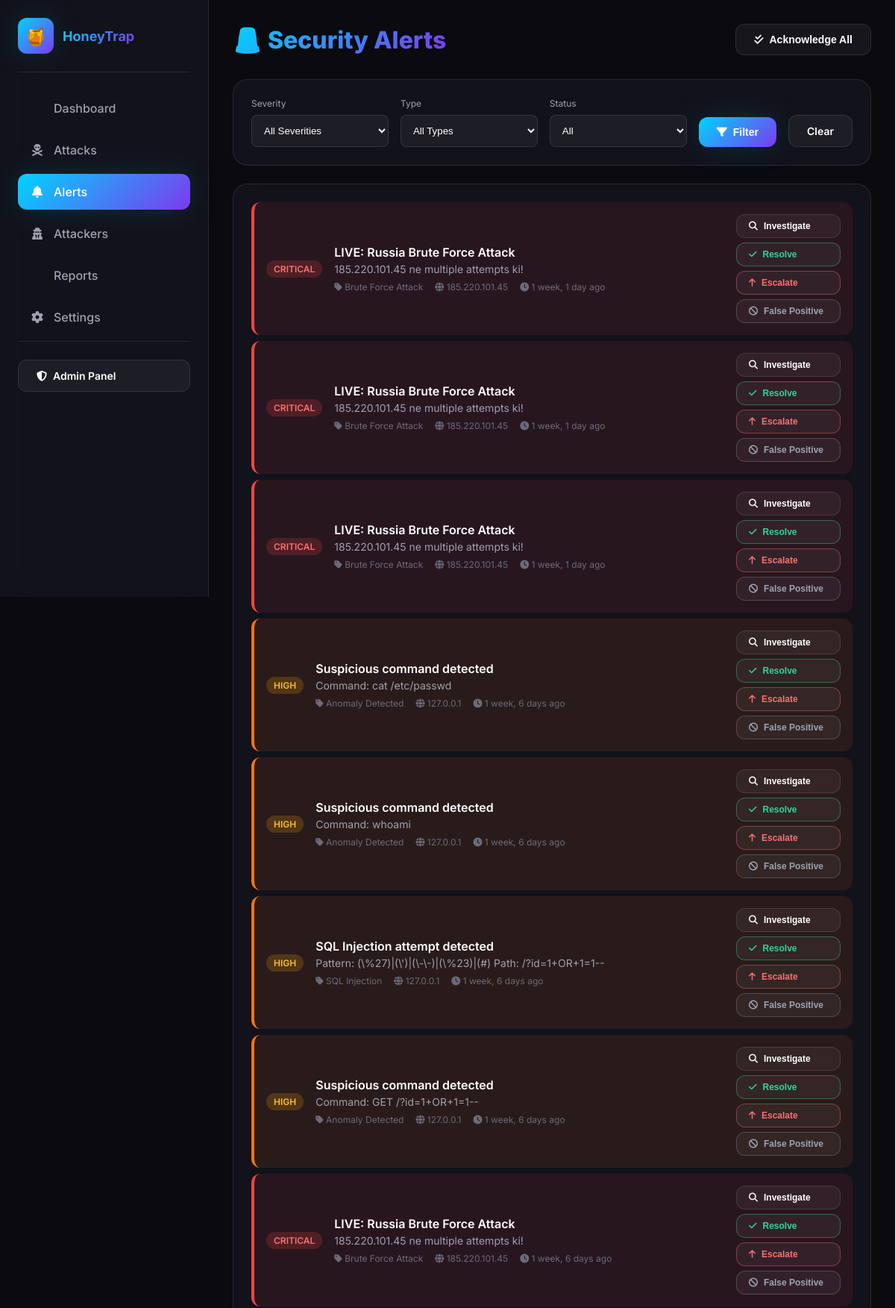
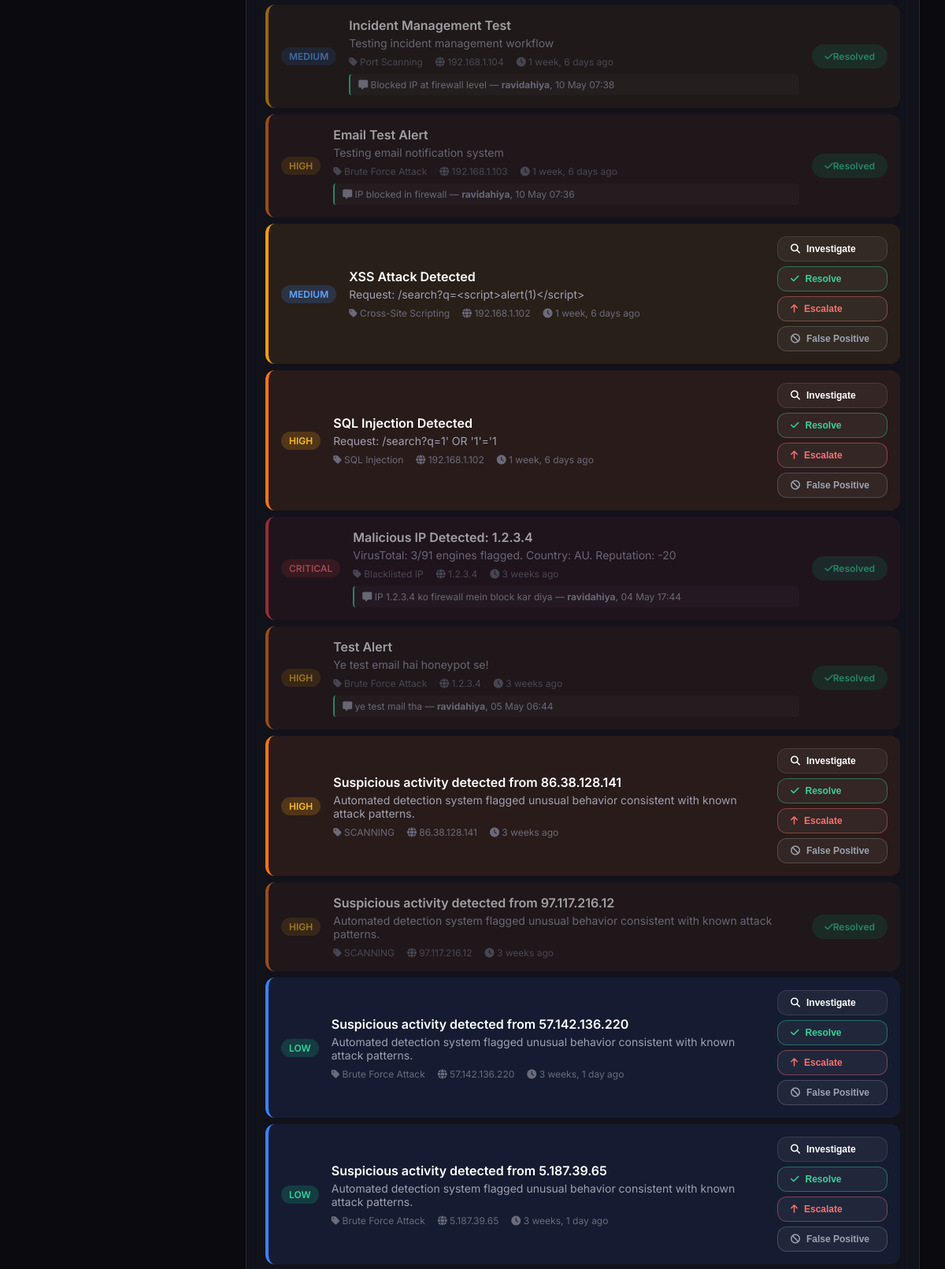
The app's page /alerts/ (upper part) with its own data (2 pictures, top to bottom).
### dashboard/models.py (models this page shows, shortened)
class Alert(models.Model):
    ALERT_TYPES = [
        ('BRUTE_FORCE', 'Brute Force Attack'),
        ('SQL_INJECTION', 'SQL Injection'),
        ('XSS', 'Cross-Site Scripting'),
        ('MALWARE', 'Malware Upload'),
        ('PORT_SCAN', 'Port Scanning'),
        ('ZERO_DAY', 'Potential Zero-Day'),
        ('ANOMALY', 'Anomaly Detected'),
        ('RATE_LIMIT', 'Rate Limit Exceeded'),
        ('BLACKLIST', 'Blacklisted IP'),
    ]
    SEVERITY_LEVELS = [
        ('INFO', 'Info'),
        ('LOW', 'Low'),
        ('MEDIUM', 'Medium'),
        ('HIGH', 'High'),
        ('CRITICAL', 'Critical'),
    ]
    STATUS_CHOICES = [
        ('OPEN', 'Open'),
        ('INVESTIGATING', 'Investigating'),
        ('RESOLVED', 'Resolved'),
        ('ESCALATED', 'Escalated'),
        ('FALSE_POSITIVE', 'False Positive'),
    ]
    alert_type = models.CharField(max_length=50, choices=ALERT_TYPES)
    severity = models.CharField(max_length=20, choices=SEVERITY_LEVELS)
    title = models.CharField(max_length=200)
    description = models.TextField()
    ip_address = models.GenericIPAddressField(blank=True, null=True)
    timestamp = models.DateTimeField(default=timezone.now, db_index=True)
    is_acknowledged = models.BooleanField(default=False)
    acknowledged_by = models.CharField(max_length=100, blank=True, null=True)
    acknowledged_at = models.DateTimeField(blank=True, null=True)
    status = models.CharField(max_length=20, choices=STATUS_CHOICES, default='OPEN')
    resolved_by = models.CharField(max_length=100, blank=True, null=True)
    resolved_at = models.DateTimeField(blank=True, null=True)
    resolution_note = models.TextField(blank=True, null=True)
    related_connection = models.ForeignKey(Connection, on_delete=models.SET_NULL, null=True, blank=True)
    metadata = models.JSONField(blank=True, null=True)
    class Meta:
        ordering = ['-timestamp']
        indexes = [
            models.Index(fields=['alert_type', 'timestamp']),
            models.Index(fields=['severity', 'is_acknowledged']),
        ]

### dashboard/views.py (the view)
# urls.py: path('alerts/', views.alerts_view, name='alerts'),
def alerts_view(request):
    severity = request.GET.get('severity', '')
    alert_type = request.GET.get('type', '')
    acknowledged = request.GET.get('acknowledged', '')
    alerts = Alert.objects.all()
    if severity:
        alerts = alerts.filter(severity=severity)
    if alert_type:
        alerts = alerts.filter(alert_type=alert_type)
    if acknowledged == 'yes':
        alerts = alerts.filter(is_acknowledged=True)
    elif acknowledged == 'no':
        alerts = alerts.filter(is_acknowledged=False)
    paginator = Paginator(alerts, 50)
    page_number = request.GET.get('page', 1)
    page_obj = paginator.get_page(page_number)
    context = {
        'alerts': page_obj,
        'severity': severity,
        'alert_type': alert_type,
        'acknowledged': acknowledged,
        'severity_choices': Alert.SEVERITY_LEVELS,
        'type_choices': Alert.ALERT_TYPES,
    }
    return render(request, 'dashboard/alerts.html', context)

### dashboard/templates/dashboard/alerts.html (shortened to what this page needs)
{% extends 'base.html' %}
{% block content %}
<div class="page-header">
    <h1 class="page-title">🚨 Security Alerts</h1>
    <div class="header-actions">
        <button class="btn btn-ghost" onclick="acknowledgeAll()">
            <i class="fas fa-check-double"></i> Acknowledge All
        </button>
    </div>
</div>
<div class="card" style="margin-bottom: 24px;">
    <form method="get" style="display: flex; gap: 16px; flex-wrap: wrap; align-items: end;">
        <div style="flex: 1; min-width: 150px;">
            <label style="display: block; margin-bottom: 8px; font-size: 12px; color: var(--text-secondary);">Severity</label>
            <select name="severity" style="width: 100%; padding: 12px; background: var(--bg-glass); border: 1px solid var(--border-color); border-radius: 8px; color: var(--text-primary);">
                <option value="">All Severities</option>
            </select>
        </div>
        <div style="flex: 1; min-width: 150px;">
            <label style="display: block; margin-bottom: 8px; font-size: 12px; color: var(--text-secondary);">Type</label>
            <select name="type" style="width: 100%; padding: 12px; background: var(--bg-glass); border: 1px solid var(--border-color); border-radius: 8px; color: var(--text-primary);">
                <option value="">All Types</option>
            </select>
        </div>
        <div style="flex: 1; min-width: 150px;">
            <label style="display: block; margin-bottom: 8px; font-size: 12px; color: var(--text-secondary);">Status</label>
            <select name="status" style="width: 100%; padding: 12px; background: var(--bg-glass); border: 1px solid var(--border-color); border-radius: 8px; color: var(--text-primary);">
                <option value="">All</option>
            </select>
        </div>
        <button type="submit" class="btn btn-primary"><i class="fas fa-filter"></i> Filter</button>
        <a href="{% url 'dashboard:alerts' %}" class="btn btn-ghost">Clear</a>
    </form>
</div>
<div class="card">
    {% for alert in alerts %}
    <div class="alert-item {{ alert.severity|lower }}" id="alert-{{ alert.id }}"
        style="{% if alert.status == 'RESOLVED' or alert.status == 'FALSE_POSITIVE' %}opacity: 0.6;{% endif %}">
        <div>
            <span class="badge badge-{% if alert.severity == 'CRITICAL' %}danger{% elif alert.severity == 'HIGH' %}warning{% elif alert.severity == 'MEDIUM' %}info{% else %}success{% endif %}">
                {{ alert.severity }}
            </span>
        </div>
        <div style="flex: 1;">
            <div style="font-weight: 600; margin-bottom: 4px;">{{ alert.title }}</div>
            <div style="font-size: 14px; color: var(--text-secondary); margin-bottom: 8px;">
                {{ alert.description|truncatechars:150 }}
            </div>
            <div style="display: flex; gap: 16px; font-size: 12px; color: var(--text-muted); flex-wrap: wrap;">
                <span><i class="fas fa-tag"></i> {{ alert.get_alert_type_display }}</span>
                {% if alert.ip_address %}
                <span><i class="fas fa-globe"></i> {{ alert.ip_address }}</span>
                {% endif %}
                <span><i class="fas fa-clock"></i> {{ alert.timestamp|timesince }} ago</span>
            </div>
            {% if alert.resolution_note %}
            <div style="margin-top: 8px; padding: 6px 10px; background: rgba(255,255,255,0.04); border-left: 2px solid #34d399; border-radius: 4px; font-size: 12px; color: var(--text-secondary);">
                <i class="fas fa-comment-alt"></i> {{ alert.resolution_note }}
                {% if alert.resolved_by %} — <strong>{{ alert.resolved_by }}</strong>{% if alert.resolved_at %}, {{ alert.resolved_at|date:"d M H:i" }}{% endif %}{% endif %}
            </div>
            {% endif %}
        </div>
        <div style="display: flex; flex-direction: column; gap: 6px; align-items: flex-end;">
            {% if alert.status == 'OPEN' %}
                <button class="btn btn-ghost" style="padding: 8px 16px; font-size: 12px; width: 140px;"
                    onclick="quickAction({{ alert.id }}, 'INVESTIGATING')">
                    <i class="fas fa-search"></i> Investigate
                </button>
                <button class="btn btn-ghost" style="padding: 8px 16px; font-size: 12px; width: 140px; color: #34d399; border-color: rgba(52,211,153,0.4);"
                    onclick="openModal({{ alert.id }}, 'RESOLVED')">
                    <i class="fas fa-check"></i> Resolve
                </button>
                <button class="btn btn-ghost" style="padding: 8px 16px; font-size: 12px; width: 140px; color: #f87171; border-color: rgba(248,113,113,0.4);"
                    onclick="openModal({{ alert.id }}, 'ESCALATED')">
                    <i class="fas fa-arrow-up"></i> Escalate
                </button>
                <button class="btn btn-ghost" style="padding: 8px 16px; font-size: 12px; width: 140px; color: #9ca3af; border-color: rgba(156,163,175,0.3);"
                    onclick="quickAction({{ alert.id }}, 'FALSE_POSITIVE')">
                    <i class="fas fa-ban"></i> False Positive
                </button>
            {% elif alert.status == 'RESOLVED' %}
                <span class="badge badge-success" style="padding: 8px 16px; border-radius: 20px;">
                    <i class="fas fa-check"></i> Resolved
                </span>
            {% elif alert.status == 'ESCALATED' %}
                <span class="badge badge-danger" style="padding: 8px 16px; border-radius: 20px;">
                    <i class="fas fa-arrow-up"></i> Escalated
                </span>
            {% elif alert.status == 'FALSE_POSITIVE' %}
                <span class="badge" style="padding: 8px 16px; border-radius: 20px; background: rgba(156,163,175,0.15); color: #9ca3af;">
                    <i class="fas fa-ban"></i> False Positive
                </span>
            {% else %}
                <button class="btn btn-ghost" style="padding: 8px 16px; font-size: 12px;"
                    onclick="acknowledgeAlert({{ alert.id }})">
                    <i class="fas fa-check"></i> Acknowledge
                </button>
            {% endif %}
        </div>
    </div>
    {% empty %}
    <div style="text-align: center; padding: 48px;">
        <i class="fas fa-bell-slash" style="font-size: 48px; color: var(--text-muted); margin-bottom: 16px;"></i>
        <p style="color: var(--text-muted);">No alerts found</p>
    </div>
    {% endfor %}
</div>
{% endblock %}

### dashboard/templates/base.html (style rules this page uses)
:root { --bg-primary: #0a0a0f; --bg-secondary: #12121a; --bg-card: rgba(20, 20, 30, 0.8); --bg-glass: rgba(255, 255, 255, 0.05); --border-color: rgba(255, 255, 255, 0.1); --text-primary: #ffffff; --text-secondary: #a0a0b0; --text-muted: #6b6b7a; --accent-primary: #00d4ff; --accent-secondary: #7c3aed; --accent-success: #10b981; --accent-warning: #f59e0b; --accent-danger: #ef4444; --accent-info: #3b82f6; --gradient-primary: linear-gradient(135deg, #00d4ff 0%, #7c3aed 100%); --gradient-danger: linear-gradient(135deg, #ef4444 0%, #f97316 100%); --shadow-glow: 0 0 40px rgba(0, 212, 255, 0.15); }
* { margin: 0; padding: 0; box-sizing: border-box; }
body { font-family: 'Inter', -apple-system, BlinkMacSystemFont, sans-serif; background: var(--bg-primary); color: var(--text-primary); min-height: 100vh; overflow-x: hidden; }
.page-header { display: flex; justify-content: space-between; align-items: center; margin-bottom: 32px; }
.page-title { font-size: 32px; font-weight: 800; background: var(--gradient-primary); -webkit-background-clip: text; -webkit-text-fill-color: transparent; }
.header-actions { display: flex; gap: 12px; }
.btn { display: inline-flex; align-items: center; gap: 8px; padding: 12px 24px; border-radius: 12px; font-weight: 600; font-size: 14px; border: none; cursor: pointer; transition: all 0.3s ease; text-decoration: none; }
.btn-primary { background: var(--gradient-primary); color: white; box-shadow: var(--shadow-glow); }
.btn-ghost { background: var(--bg-glass); color: var(--text-primary); border: 1px solid var(--border-color); }
.card { background: var(--bg-card); backdrop-filter: blur(20px); border: 1px solid var(--border-color); border-radius: 20px; padding: 24px; transition: all 0.3s ease; }
.alert-item { display: flex; align-items: center; gap: 16px; padding: 16px; border-radius: 12px; margin-bottom: 8px; border-left: 4px solid; }
.alert-item.critical { background: rgba(239, 68, 68, 0.1); border-left-color: var(--accent-danger); }
.alert-item.high { background: rgba(249, 115, 22, 0.1); border-left-color: #f97316; }
.alert-item.medium { background: rgba(245, 158, 11, 0.1); border-left-color: var(--accent-warning); }
.alert-item.low { background: rgba(59, 130, 246, 0.1); border-left-color: var(--accent-info); }
.badge { display: inline-flex; align-items: center; padding: 4px 10px; border-radius: 20px; font-size: 12px; font-weight: 600; }
.badge-success { background: rgba(16, 185, 129, 0.2); color: #34d399; }
.badge-danger { background: rgba(239, 68, 68, 0.2); color: #f87171; }
.badge-warning { background: rgba(245, 158, 11, 0.2); color: #fbbf24; }
.badge-info { background: rgba(59, 130, 246, 0.2); color: #60a5fa; }

### records on screen
Alert: severity "CRITICAL", title "LIVE: Russia Brute Force Attack", description "185.220.101.45 ne multiple attempts ki!", alert_type "Brute Force Attack", ip_address "185.220.101.45", timestamp "1 week, 1 day"
Alert: severity "CRITICAL", title "LIVE: Russia Brute Force Attack", description "185.220.101.45 ne multiple attempts ki!", alert_type "Brute Force Attack", ip_address "185.220.101.45", timestamp "1 week, 1 day"
Alert: severity "CRITICAL", title "LIVE: Russia Brute Force Attack", description "185.220.101.45 ne multiple attempts ki!", alert_type "Brute Force Attack", ip_address "185.220.101.45", timestamp "1 week, 1 day"
Alert: severity "HIGH", title "Suspicious command detected", description "Command: cat /etc/passwd", alert_type "Anomaly Detected", ip_address "127.0.0.1", timestamp "1 week, 6 days"
Alert: severity "HIGH", title "Suspicious command detected", description "Command: whoami", alert_type "Anomaly Detected", ip_address "127.0.0.1", timestamp "1 week, 6 days"
Alert: severity "HIGH", title "SQL Injection attempt detected", description "Pattern: (\\%27)|(\\')|(\\-\\-)|(\\%23)|(#) Path: /?id=1+OR+1=1--", alert_type "SQL Injection", ip_address "127.0.0.1", timestamp "1 week, 6 days"
Alert: severity "HIGH", title "Suspicious command detected", description "Command: GET /?id=1+OR+1=1--", alert_type "Anomaly Detected", ip_address "127.0.0.1", timestamp "1 week, 6 days"
Alert: severity "CRITICAL", title "LIVE: Russia Brute Force Attack", description "185.220.101.45 ne multiple attempts ki!", alert_type "Brute Force Attack", ip_address "185.220.101.45", timestamp "1 week, 6 days"
Alert: severity "MEDIUM", title "Incident Management Test", description "Testing incident management workflow", alert_type "Port Scanning", ip_address "192.168.1.104", timestamp "1 week, 6 days", resolution_note "Blocked IP at firewall level", resolved_by "ravidahiya", resolved_at "10 May 07:38", status "RESOLVED" (drawn)
Alert: severity "HIGH", title "Email Test Alert", description "Testing email notification system", alert_type "Brute Force Attack", ip_address "192.168.1.103", timestamp "1 week, 6 days", resolution_note "IP blocked in firewall", resolved_by "ravidahiya", resolved_at "10 May 07:36", status "RESOLVED" (drawn)
Alert: severity "MEDIUM", title "XSS Attack Detected", description "Request: /search?q=<script>alert(1)</script>", alert_type "Cross-Site Scripting", ip_address "192.168.1.102", timestamp "1 week, 6 days"
Alert: severity "HIGH", title "SQL Injection Detected", description "Request: /search?q=1' OR '1'='1", alert_type "SQL Injection", ip_address "192.168.1.102", timestamp "1 week, 6 days"
Alert: severity "CRITICAL", title "Malicious IP Detected: 1.2.3.4", description "VirusTotal: 3/91 engines flagged. Country: AU. Reputation: -20", alert_type "Blacklisted IP", ip_address "1.2.3.4", timestamp "3 weeks", resolution_note "IP 1.2.3.4 ko firewall mein block kar diya", resolved_by "ravidahiya", resolved_at "04 May 17:44", status "RESOLVED" (drawn)
Alert: severity "HIGH", title "Test Alert", description "Ye test email hai honeypot se!", alert_type "Brute Force Attack", ip_address "1.2.3.4", timestamp "3 weeks", resolution_note "ye test mail tha", resolved_by "ravidahiya", resolved_at "05 May 06:44", status "RESOLVED" (drawn)
Alert: severity "HIGH", title "Suspicious activity detected from 86.38.128.141", description "Automated detection system flagged unusual behavior consistent with known attack patterns.", alert_type "SCANNING", ip_address "86.38.128.141", timestamp "3 weeks"
Alert: severity "HIGH", title "Suspicious activity detected from 97.117.216.12", description "Automated detection system flagged unusual behavior consistent with known attack patterns.", alert_type "SCANNING", ip_address "97.117.216.12", timestamp "3 weeks", status "RESOLVED" (drawn)
Alert: severity "LOW", title "Suspicious activity detected from 57.142.136.220", description "Automated detection system flagged unusual behavior consistent with known attack patterns.", alert_type "Brute Force Attack", ip_address "57.142.136.220", timestamp "3 weeks, 1 day"
Alert: severity "LOW", title "Suspicious activity detected from 5.187.39.65", description "Automated detection system flagged unusual behavior consistent with known attack patterns.", alert_type "Brute Force Attack", ip_address "5.187.39.65", timestamp "3 weeks, 1 day"
